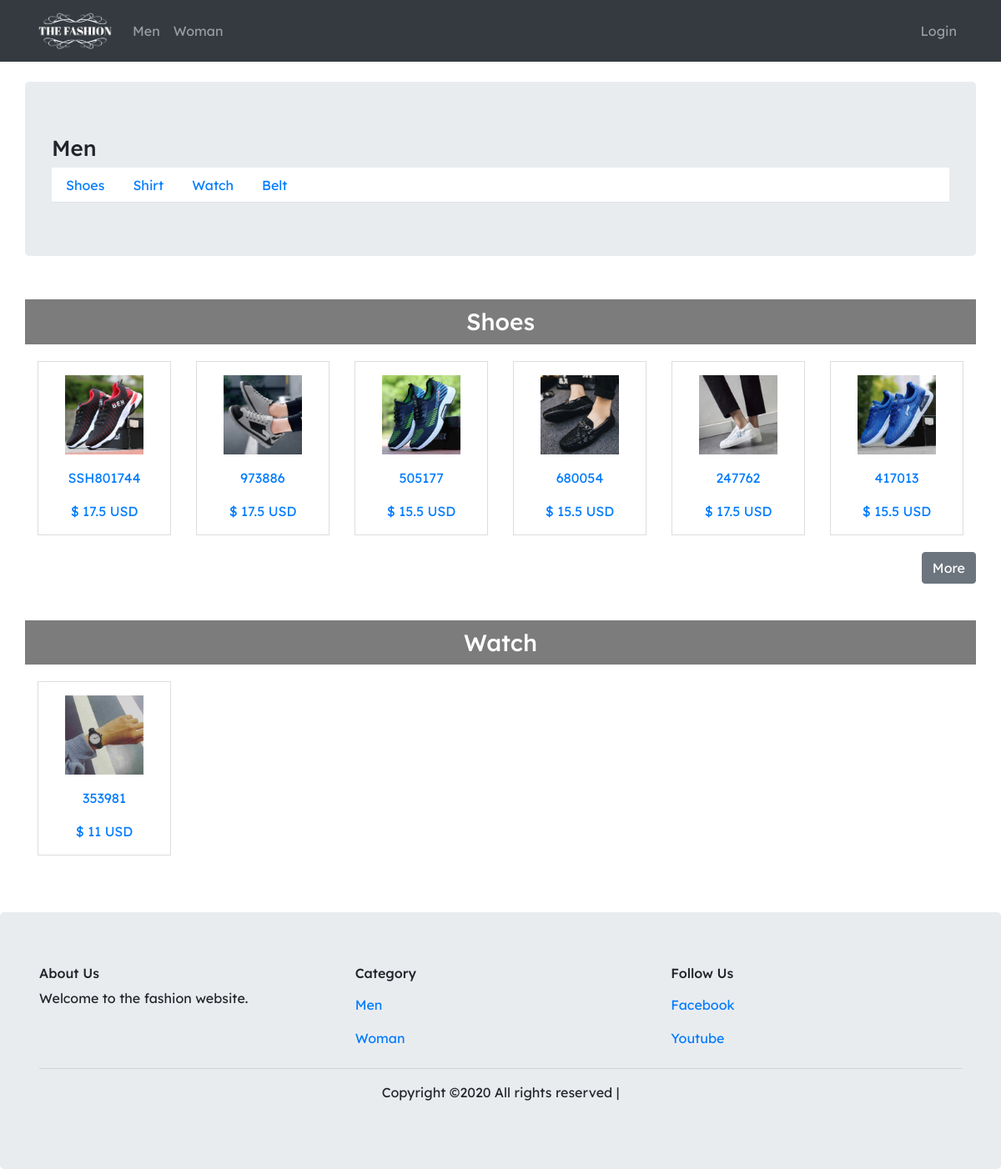
The app's page /category.php?type=1 with its own data.
### tables this page shows
CREATE TABLE `tbl_category` (
  `category_id` int(11) NOT NULL,
  `category_value` varchar(30) NOT NULL
);

CREATE TABLE `tbl_subcategory` (
  `subcategory_id` int(11) NOT NULL,
  `category_id` int(11) NOT NULL,
  `category_value` varchar(40) NOT NULL
);

CREATE TABLE `tbl_product` (
  `product_id` tinyint(11) NOT NULL,
  `name` varchar(60) NOT NULL,
  `code` varchar(60) NOT NULL,
  `price` float NOT NULL,
  `size_id` int(11) NOT NULL,
  `type` varchar(40) NOT NULL,
  `thumbnail` varchar(100) NOT NULL,
  `description` text NOT NULL,
  `category_id` int(11) NOT NULL,
  `subcategory_id` int(11) NOT NULL,
  `user_id` int(11) NOT NULL,
  `created_at` timestamp NOT NULL DEFAULT current_timestamp() ON UPDATE current_timestamp()
);

### config/page.php (called while the page is built, shortened)
<?php
class Page
{
  public $server = "localhost";
    public  $username = "root";
    public  $password = "";
    public $database = "instinct";
    public $connect;
    public function __construct()
    {
      $this->connect = mysqli_connect("{$this->server}","{$this->username}","{$this->password}","{$this->database}") or die('fail');
    }
  function get_product_category($id){
    $sql = "SELECT * from tbl_category WHERE category_id = {$id}";
    $query = $this->connect->query($sql);
    return $query;
  }
  function get_product_subcategory($id){
    $sql = "SELECT * from tbl_subcategory WHERE category_id = {$id}";
    $query = $this->connect->query($sql);
    return $query;
  }
  function display_product($id){
    $sql = "SELECT * from tbl_product WHERE subcategory_id = {$id}";
    $query = $this->connect->query($sql);
    return $query;
  }
}
 ?>

### category.php (the view, shortened to what this page needs)
<?php include 'layouts/header.php'; ?>
<br>
      <?php
        $page = new Page;
        if(isset( $_GET['type'])){
          $id = $_GET['type'];
          ?>
          <div class="mb-9">
            <div class="row">
              <div class="col jumbotron">
          <?php
          $thisdata = $page->get_product_category($id);
          if($thisdata->num_rows>0)
          {
            while ($category = $thisdata->fetch_assoc()) {
              $cats_name = $category['category_id'];
              ?>
                <h2><?php echo $category['category_value']; ?></h2>
              <?php
            }
          }?>
        <ul class="nav nav-tabs bg-white mb-6 list-section">
          <?php
          $sub = $page-> get_product_subcategory($id);
          if($sub->num_rows>0){
            while ($each = $sub->fetch_assoc()) {
              ?>
          <li class="nav-item">
            <a class="nav-link" href="#<?php  echo $each['category_value']; ?>"><?php  echo $each['category_value']; ?></a>
          </li>
          <?php
        }
      }
      ?>
    </ul>
  </div>
</div>
    <?php
      $sub = $page-> get_product_subcategory($id);
        if($sub->num_rows>0){
          while ($each = $sub->fetch_assoc()) {
    ?>
  <?php
          $products = $page->display_product($each['subcategory_id']);
          if($products->num_rows>0){
  ?>
            <div class="row" id="<?php echo $each['category_value']; ?>">
                  <h3  class="home-h2"><?php echo $each['category_value']; ?></h3>
            </div>
            <div class="row">
  <?php
  $i=0;
  while ($item = $products->fetch_assoc()) {
    if($i<6){
  ?>
  <div class="col-md-2">
    <a href="product.php?id=<?php echo $item['product_id']; ?>" class="home-block">
      <img src="./assets/images/uploads/<?php echo $item['thumbnail']; ?>" alt="" style="width:60%;">
    <p><?php echo $item['code']; ?></p>
     <p>$ <?php echo $item['price']; ?> USD</p>
    </a>
  </div>
<?php } $i++;  }?>
<?php if($products->num_rows>6){ ?>
  </div>
<div class="row">
      <a href="archive.php?name=<?php echo $cats_name; ?>&type=<?php echo $each['category_id']; ?>" class="btn btn-secondary text-right ml-auto" style="display:block;">More</a>
</div>
<br>
<?php   } ?>
</div>
  <?php } }  }  ?>
<?php } else {
  include '404.php';
}?>
</div>
<?php include 'layouts/footer.php'; ?>

### assets/css/style.css (style rules this page uses)
body { font-family: 'Lexend Deca', sans-serif; }
a { display: block; }
h3 { margin-bottom: 20px; padding: 10px; background: #7c7c7c; color: #fff; }
h2 { font-size: 26px; }
img { display: block;margin: auto; }
.home-h2 { text-align: center; display: block; font-size: 28px; margin: 20px auto; width: 100%; }
.home-block { text-align: center; border: 1px solid #ddd; margin-bottom: 20px; }
a.home-block img { margin: 16px auto; }

### records on screen
tbl_category: category_value "Men"
tbl_subcategory: category_value "Shoes"
tbl_subcategory: category_value "Shirt"
tbl_subcategory: category_value "Watch"
tbl_subcategory: category_value "Belt"
tbl_product: thumbnail (picture), code "SSH801744", price "17.5"
tbl_product: thumbnail (picture), code "973886", price "17.5"
tbl_product: thumbnail (picture), code "505177", price "15.5"
tbl_product: thumbnail (picture), code "680054", price "15.5"
tbl_product: thumbnail (picture), code "247762", price "17.5"
tbl_product: thumbnail (picture), code "417013", price "15.5"
tbl_product: thumbnail (picture), code "353981", price "11"
